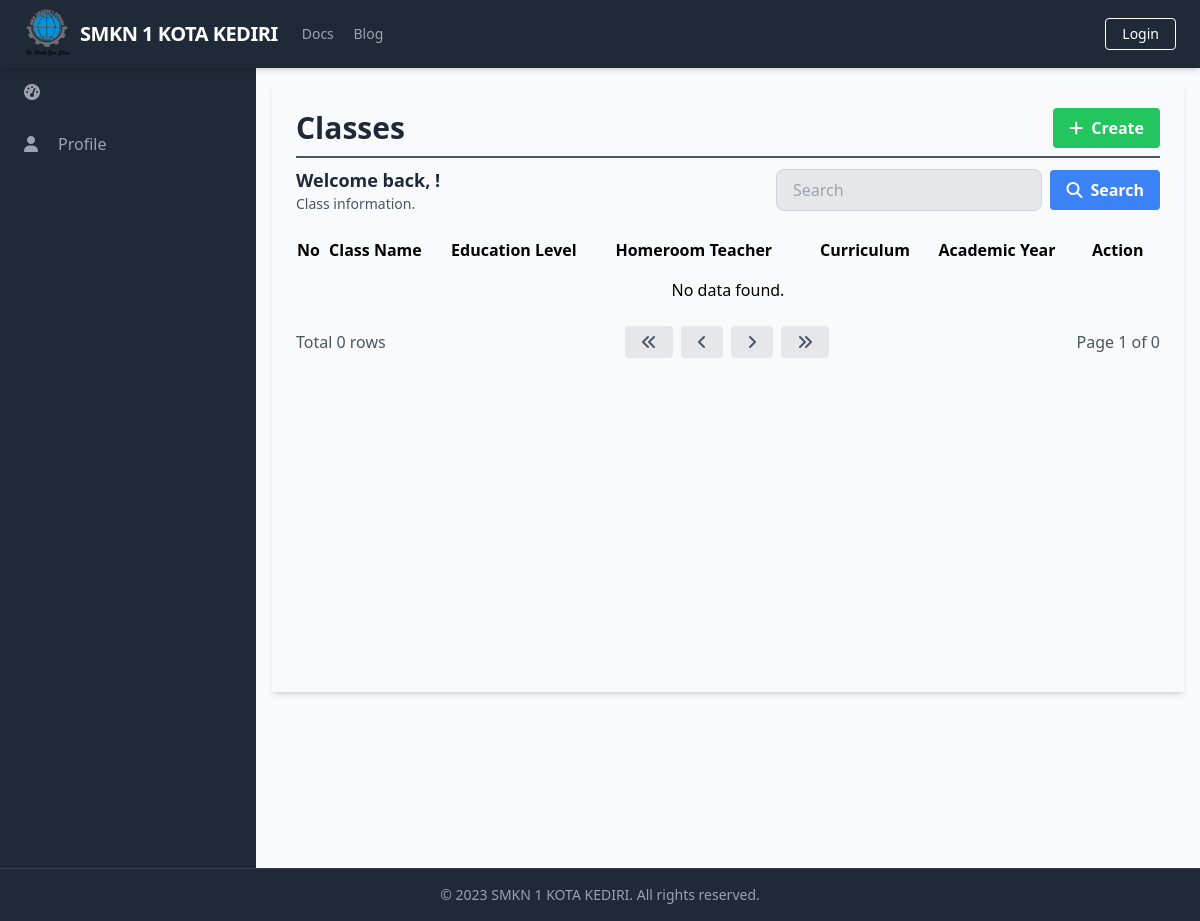
The app's page /manage_classes/manage_classes_list.php, older data.
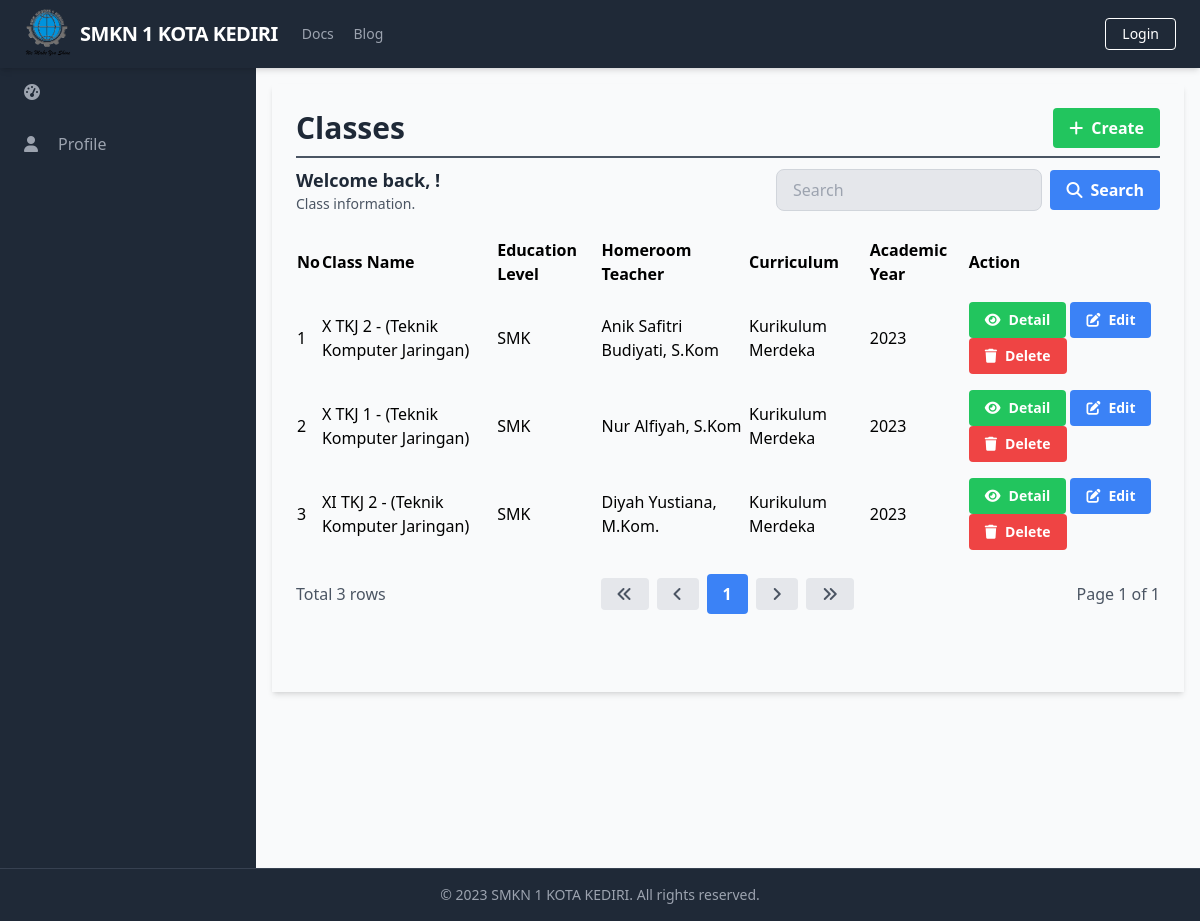
The same page, newer data.
### tables this page shows
CREATE TABLE `Classes` (
  `ClassID` int(11) NOT NULL,
  `ClassName` varchar(50) DEFAULT NULL,
  `EducationLevel` varchar(20) DEFAULT NULL,
  `HomeroomTeacher` varchar(50) DEFAULT NULL,
  `Curriculum` varchar(50) DEFAULT NULL,
  `AcademicYear` varchar(20) DEFAULT NULL,
  `ClassCode` varchar(20) DEFAULT NULL
);

### database/connection.php (called while the page is built, shortened)
<?php
$baseUrl = "http://localhost/final_project_aziz_2023/";

### public/manage_classes/manage_classes_list.php (the view, shortened to what the changed rows need)
<?php
require_once('../../database/connection.php');
?>
<?php include_once('../components/header.php'); ?>
<div class="h-screen flex flex-col">
    <div class="flex-grow bg-gray-50 flex flex-row shadow-md">
        <main class="bg-gray-50 flex flex-col flex-1 overflow-y-scroll h-screen flex-shrink-0 sc-hide pb-40">
            <div class="flex items-start justify-start p-6 shadow-md m-4 flex-1 flex-col">
                <div class="flex flex-row justify-between items-center w-full border-b-2 border-gray-600 mb-2 pb-2">
                    <h1 class="text-3xl text-gray-800 font-semibold w-full">Classes</h1>
                </div>
                <div class="flex flex-col w-full">
                    <div class="flex flex-row justify-between items-center w-full mb-2 pb-2">
                        <div>
                            <h2 class="text-lg text-gray-800 font-semibold">Welcome back, <?php echo $_SESSION['FullName']; ?>!</h2>
                        </div>
                    </div>
                    <table class="min-w-full">
                        <thead>
                            <tr>
                                <th class="text-left py-2">No</th>
                                <th class="text-left py-2">Class Name</th>
                                <th class="text-left py-2">Education Level</th>
                                <th class="text-left py-2">Homeroom Teacher</th>
                                <th class="text-left py-2">Curriculum</th>
                                <th class="text-left py-2">Academic Year</th>
                                <th class="text-left py-2">Action</th>
                            </tr>
                        </thead>
                        <tbody>
                            <?php
                            $searchTerm = isset($_GET['search']) ? $_GET['search'] : '';
                            $page = isset($_GET['page']) ? $_GET['page'] : 1;
                            $query = "SELECT * FROM Classes
                                      WHERE ClassName LIKE '%$searchTerm%' OR HomeroomTeacher LIKE '%$searchTerm%' OR Curriculum LIKE '%$searchTerm%'
                                      LIMIT 15 OFFSET " . ($page - 1) * 15;
                            $result = $conn->query($query);
                            $queryCount = "SELECT COUNT(*) AS count FROM Classes WHERE ClassName LIKE '%$searchTerm%'";
                            $resultCount = $conn->query($queryCount);
                            $rowCount = $resultCount->fetch_assoc()['count'];
                            $totalPage = ceil($rowCount / 15);
                            $no = 1;
                            while ($row = $result->fetch_assoc()) {
                            ?>
                                <tr>
                                    <td class="py-2"><?php echo $no++; ?></td>
                                    <td class="py-2"><?php echo $row['ClassName']; ?></td>
                                    <td class="py-2"><?php echo $row['EducationLevel']; ?></td>
                                    <td class="py-2"><?php echo $row['HomeroomTeacher']; ?></td>
                                    <td class="py-2"><?php echo $row['Curriculum']; ?></td>
                                    <td class="py-2"><?php echo $row['AcademicYear']; ?></td>
                                    <td class='py-2'>
                                        <a href="<?php echo $baseUrl; ?>public/manage_classes/manage_classes_detail.php?id=<?php echo $row['ClassID'] ?>" class='bg-green-500 hover-bg-green-700 text-white font-bold py-2 px-4 rounded inline-flex items-center text-sm'>
                                            <i class='fas fa-eye mr-2'></i>
                                            <span>Detail</span>
                                        </a>
                                        <a href="<?php echo $baseUrl; ?>public/manage_classes/manage_classes_update.php?id=<?php echo $row['ClassID'] ?>" class='bg-blue-500 hover-bg-blue-700 text-white font-bold py-2 px-4 rounded inline-flex items-center text-sm'>
                                            <i class='fas fa-edit mr-2'></i>
                                            <span>Edit</span>
                                        </a>
                                        <a href="#" onclick="confirmDelete(<?php echo $row['ClassID']; ?>)" class='bg-red-500 hover-bg-red-700 text-white font-bold py-2 px-4 rounded inline-flex items-center text-sm'>
                                            <i class='fas fa-trash mr-2'></i>
                                            <span>Delete</span>
                                        </a>
                                    </td>
                                </tr>
                            <?php
                            }
                            if ($result->num_rows === 0) {
                            ?>
                                <tr>
                                    <td colspan="7" class="py-2 text-center">No data found.</td>
                                </tr>
                            <?php
                            }
                            ?>
                        </tbody>
                    </table>
                    <div class="flex flex-row justify-between items-center w-full mt-4">
                        <div class="flex flex-row justify-start items-center">
                            <span class="text-gray-600">Total <?php echo $rowCount; ?> rows</span>
                        </div>
                        <div class="flex flex-row justify-end items-center space-x-2">
                            <a href="?page=1&search=<?php echo $searchTerm; ?>" class="bg-gray-200 hover-bg-gray-300 text-gray-600 font-bold py-2 px-4 rounded inline-flex items-center">
                                <i class="fas fa-angle-double-left"></i>
                            </a>
                            <a href="?page=<?php if ($page == 1) {
                                                echo $page;
                                            } else {
                                                echo $page - 1;
                                            } ?>&search=<?php echo $searchTerm; ?>" class="bg-gray-200 hover-bg-gray-300 text-gray-600 font-bold py-2 px-4 rounded inline-flex items-center">
                                <i class="fas fa-angle-left"></i>
                            </a>
                            <?php
                            $startPage = $page - 2;
                            $endPage = $page + 2;
                            if ($startPage < 1) {
                                $endPage += abs($startPage) + 1;
                                $startPage = 1;
                            }
                            if ($endPage > $totalPage) {
                                $startPage -= $endPage - $totalPage;
                                $endPage = $totalPage;
                            }
                            if ($startPage < 1) {
                                $startPage = 1;
                            }
                            for ($i = $startPage; $i <= $endPage; $i++) {
                                if ($i == $page) {
                                    echo "<a href='?page=$i&search=$searchTerm' class='bg-blue-500 hover-bg-blue-700 text-white font-bold py-2 px-4 rounded inline-flex items-center'>$i</a>";
                                } else {
                                    echo "<a href='?page=$i&search=$searchTerm' class='bg-gray-200 hover-bg-gray-300 text-gray-600 font-bold py-2 px-4 rounded inline-flex items-center'>$i</a>";
                                }
                            }
                            ?>
                            <a href="?page=<?php if ($page == $totalPage) {
                                                echo $page;
                                            } else {
                                                echo $page + 1;
                                            } ?>&search=<?php echo $searchTerm; ?>" class="bg-gray-200 hover-bg-gray-300 text-gray-600 font-bold py-2 px-4 rounded inline-flex items-center">
                                <i class="fas fa-angle-right"></i>
                            </a>
                            <a href="?page=<?php echo $totalPage; ?>&search=<?php echo $searchTerm; ?>" class="bg-gray-200 hover-bg-gray-300 text-gray-600 font-bold py-2 px-4 rounded inline-flex items-center">
                                <i class="fas fa-angle-double-right"></i>
                            </a>
                        </div>
                        <div class="flex flex-row justify-end items-center ml-2">
                            <span class="text-gray-600">Page <?php echo $page; ?> of <?php echo $totalPage; ?></span>
                        </div>
                    </div>
                </div>
        </main>
    </div>
</div>
</body>
</html>

Row changes from the older to the newer data that the page shows:
added classes: ClassName "X TKJ 2 - (Teknik Komputer Jaringan)", EducationLevel "SMK", HomeroomTeacher "Anik Safitri Budiyati, S.Kom", Curriculum "Kurikulum Merdeka", AcademicYear "2023"
added classes: ClassName "X TKJ 1 - (Teknik Komputer Jaringan)", EducationLevel "SMK", HomeroomTeacher "Nur Alfiyah, S.Kom", Curriculum "Kurikulum Merdeka", AcademicYear "2023"
added classes: ClassName "XI TKJ 2 - (Teknik Komputer Jaringan)", EducationLevel "SMK", HomeroomTeacher "Diyah Yustiana, M.Kom.", Curriculum "Kurikulum Merdeka", AcademicYear "2023"
Text that changed along with them:
$rowCount: "0" → "3"
$totalPage: "0" → "1"
new list line: "1"
text no longer shown: "No data found."
